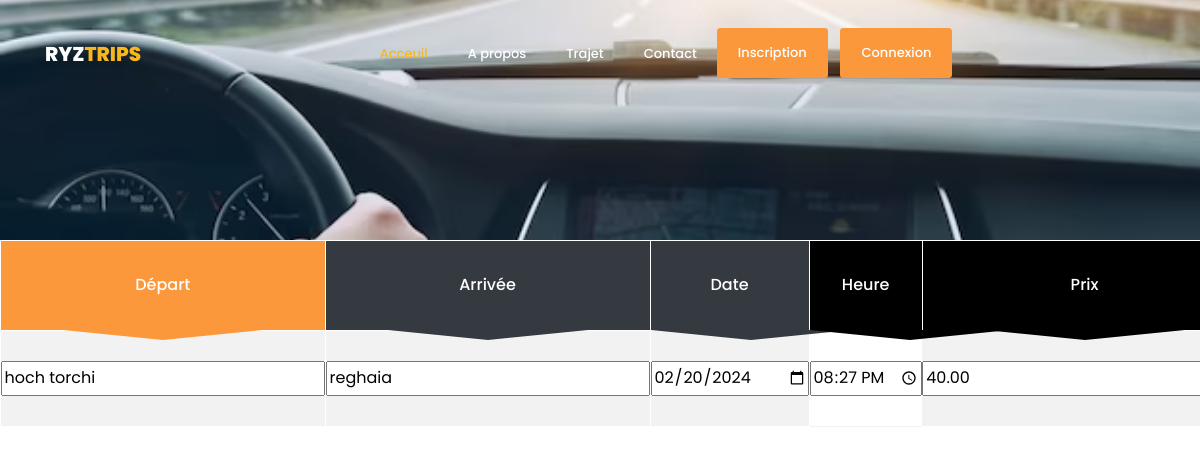
Page /ryztrips/modifier_trajet.php?id_trajet=49 on the committed database.
### tables this page shows
CREATE TABLE `trajet` (
  `id_trajet` int(11) NOT NULL,
  `id_conducteur` int(11) DEFAULT NULL,
  `lieu_depart` varchar(255) DEFAULT NULL,
  `destination` varchar(255) DEFAULT NULL,
  `date_trajet` date DEFAULT NULL,
  `heure_depart` time DEFAULT NULL,
  `nb_places_dispo` int(11) DEFAULT NULL,
  `prix` decimal(10,2) DEFAULT NULL
);

### ryztrips/modifier_trajet.php (the view, shortened to what this page needs)
<?php
include "./includes/header.php";
function getTrajetDetails($id_trajet, $conn)
{
    $sql = "SELECT * FROM trajet WHERE id_trajet = $id_trajet";
    $result = mysqli_query($conn, $sql);
    return ($result) ? mysqli_fetch_assoc($result) : null;
}
if (isset($_GET['id_trajet'])) {
    $id_trajet = $_GET['id_trajet'];
    $trajetDetails = getTrajetDetails($id_trajet, $conn);
} else {
    echo "ID du trajet non spécifié.";
    exit;
}
?>
<section class="ftco-section services-section img" style="background-image: url(images/conducteur.avif);">
    </section>
    <form method="POST" action="">
    <div class="car-list">
        <table class="table">
            <thead class="thead-primary">
                <tr class="text-center">
                    <th class="bg-primary heading">Départ</th>
                    <th class="bg-dark heading">Arrivée</th>
                    <th class="bg-dark heading">Date</th>
                    <th class="bg-black heading">Heure</th>
                    <th class="bg-black heading">Prix</th>
                </tr>
            </thead>
            <tbody>
        <tr>
            <td class="price">
                <input type="text" name="nouveau_lieu_depart" value="<?php echo $trajetDetails['lieu_depart']; ?>" required>
            </td>
            <td class="price">
                <input type="text"  name="nouvelle_destination" value="<?php echo $trajetDetails['destination']; ?>" required>
            </td>
            <td class="price">
                <input type="date"  name="nouvelle_date_trajet" value="<?php echo $trajetDetails['date_trajet']; ?>" required>
            </td>
            <td>
                <input type="time" name="nouvelle_heure_depart" value="<?php echo $trajetDetails['heure_depart']; ?>" required>
            </td>
            <td class="price">
                <input type="number"   name="nouveau_prix" value="<?php echo $trajetDetails['prix']; ?>" required>
            </td>
        </tr>
            </tbody>
        </table>
    </div>
    </form>

### rows in the picture
trajet: nouveau_lieu_depart "hoch torchi", nouvelle_destination "reghaia", nouvelle_date_trajet "02/20/2024", nouvelle_heure_depart "20:27:00", nouveau_prix "40.00"
